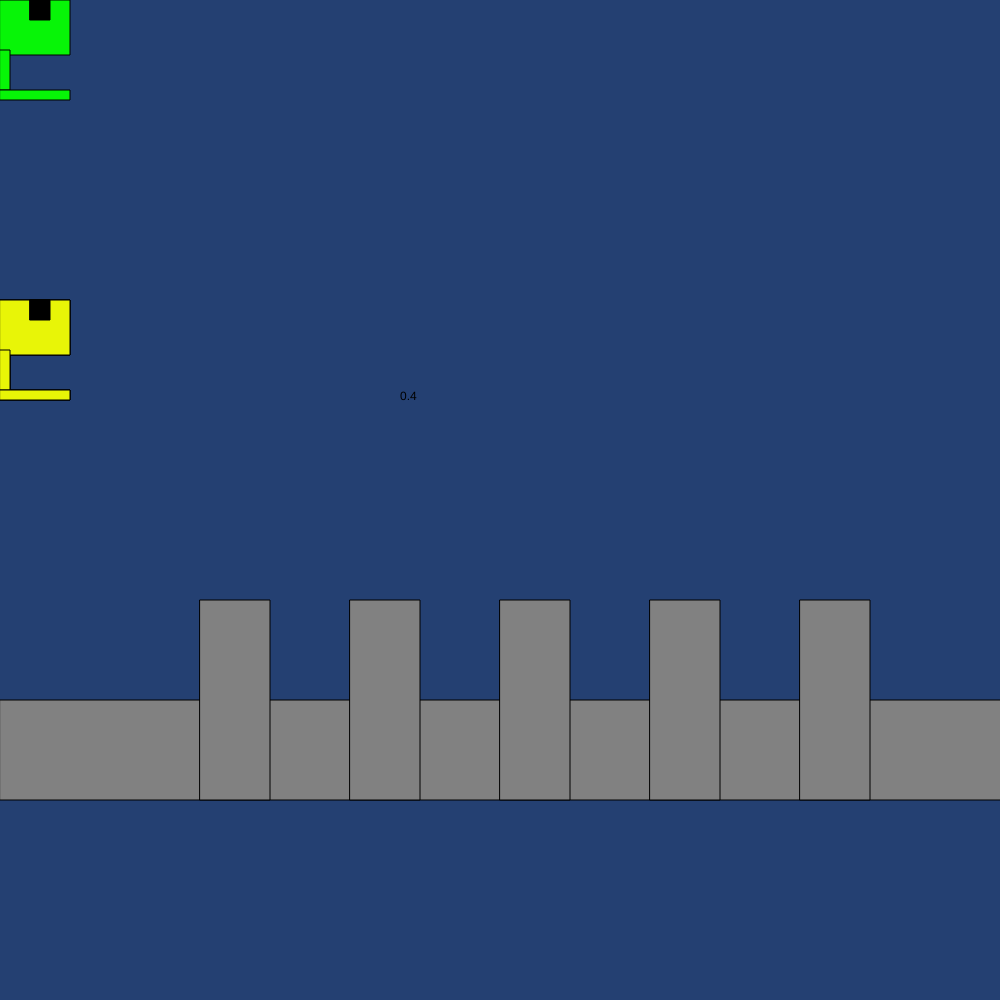
Frame 1 (no input)
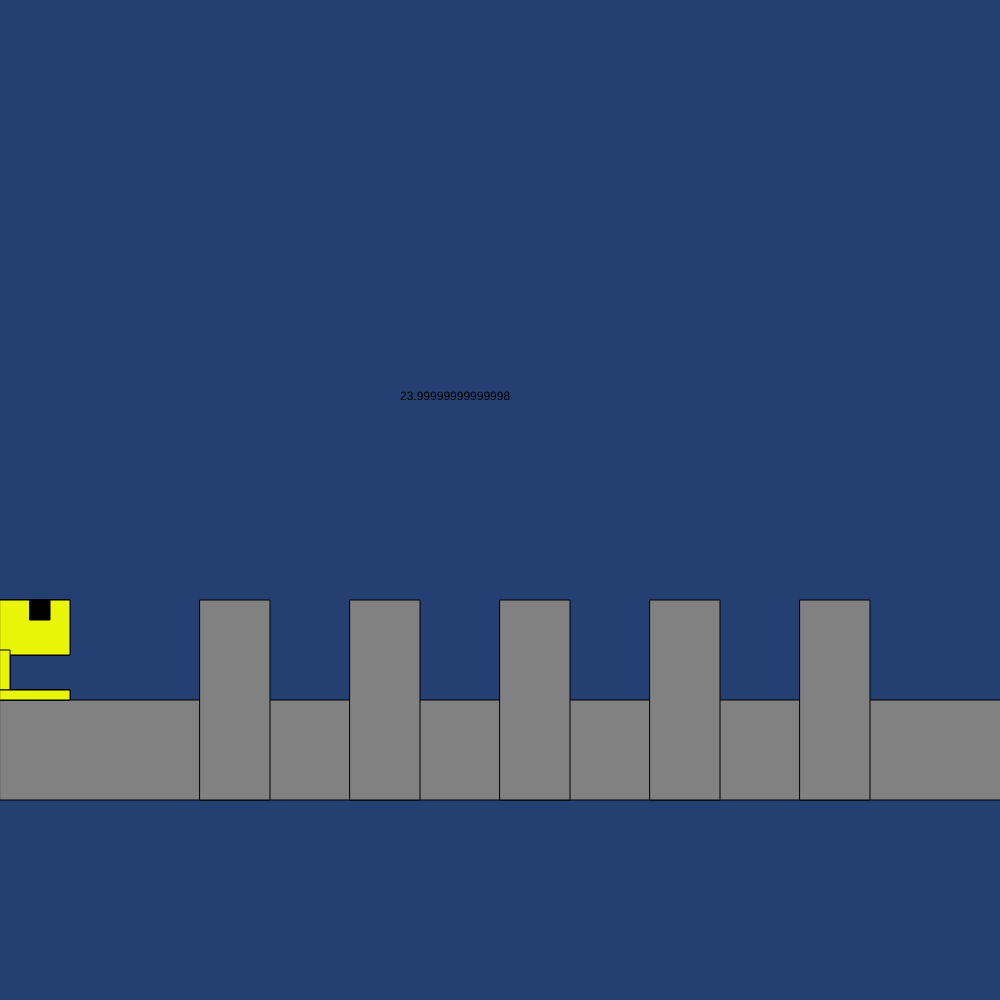
Frame 60 (no input)
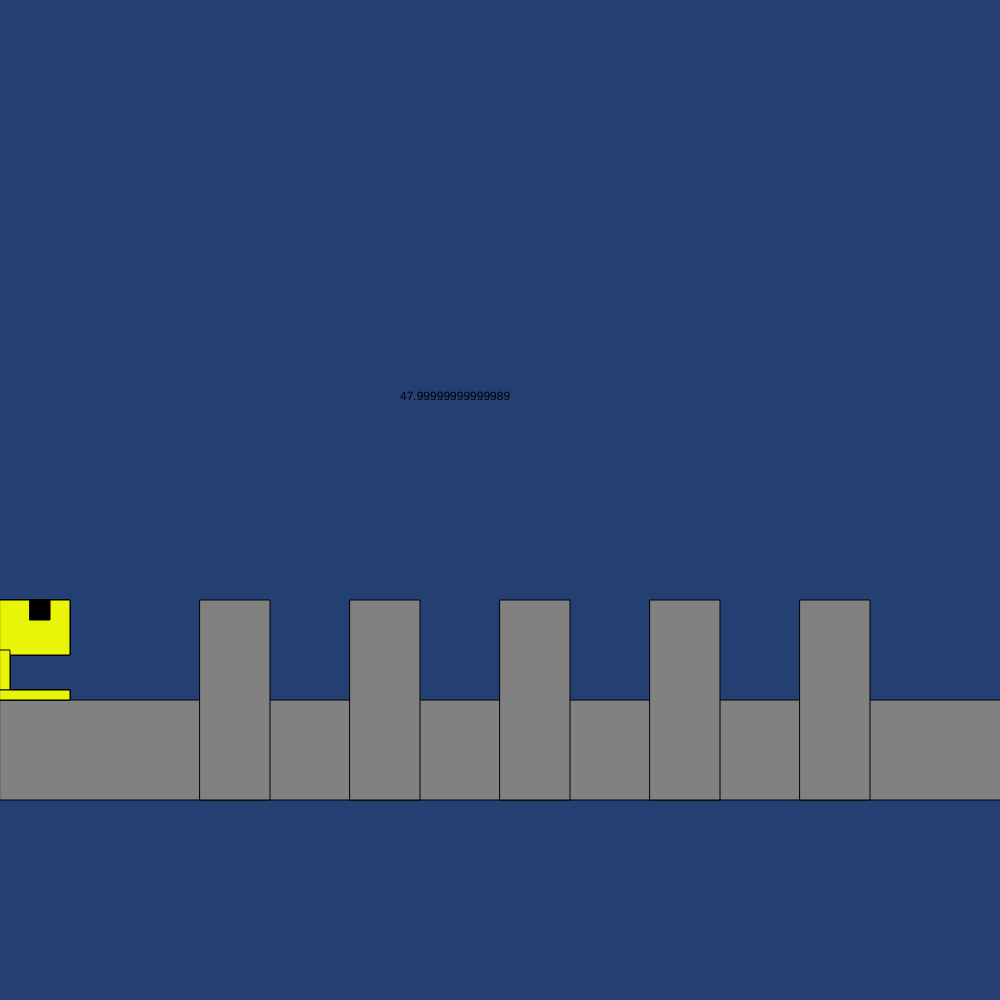
Frame 120 (the mouse pressed at the canvas centre since frame 60)

The p5.js sketch that drew these frames (run headless with seeded random() and noise() and a simulated clock; from frame 60 on, the mouse is pressed at the canvas centre):

// p5.js sketch
// ── sketch.js
var p1x = 0;
var p1y = 0;
var deltax = 0;
var deltay = 0;
var p2x = 0;
var p2y = 0;
var delta2x = 0;
var delta2y = 0;
var p3x = 0;
var p3y = 0;
var delta3x = 0;
var delta3y = 0;
var p4x = 0;
var p4y = 0;
var delta4x = 0;
var delta4y = 0;

function setup() {
  createCanvas(1000, 1000);
}

function draw() {
  background("rgb(36,64,114)");
  fill("rgb(7,245,7)");
  drawPlayer(p1x, p1y, 70, 100);
  p1x = p1x + deltax;
  p1y = p1y + deltay;

  deltay = deltay + 0.4;
  if (p1y > 600) {
    p1y = 600;
  }
  if (p1y < 300) {
    p1y = 300;
  }
  if (p1x < 0) {
    p1x = 0;
  }

  delta2y = delta2y + 0.4;
  if (p2y > 600) {
    p2y = 600;
  }
  if (p2y < 300) {
    p2y = 300;
  }
  if (p2x < 0) {
    p2x = 0;
  }

  delta3y = delta3y + 0.4;
  if (p3y > 600) {
    p3y = 600;
  }
  if (p3y < 300) {
    p3y = 300;
  }
  if (p3x < 0) {
    p3x = 0;
  }

  delta4y = delta4y + 0.4;
  if (p4y > 600) {
    p4y = 600;
  }
  if (p4y < 300) {
    p4y = 300;
  }
  if (p4x < 0) {
    p4x = 0;
  }

  text(delta4y, 400, 400);

  fill("rgb(129,129,129)");
  rect(0, 700, 4000, 100);
  rect(200, 600, 70, 200);
  rect(350, 600, 70, 200);
  rect(500, 600, 70, 200);
  rect(650, 600, 70, 200);
  rect(800, 600, 70, 200);

  fill("rgb(245,7,7)");
  drawPlayer(p3x, p3y, 70, 100);
  p3x = p3x + delta3x;
  p3y = p3y + delta3y;
  fill("rgb(30,7,245)");
  drawPlayer(p4x, p4y, 70, 100);
  p4x = p4x + delta4x;
  p4y = p4y + delta4y;
  fill("rgb(232,245,7)");
  drawPlayer(p2x, p2y, 70, 100);
  p2x = p2x + delta2x;
  p2y = p2y + delta2y;

  // player 1 platformes
  if (p1x + 70 > 200 && p1x < 200 + 70 && p1y < 610 && p1y > 500) {
    p1y = 500;
  }
  if (p1x + 70 > 350 && p1x < 350 + 70 && p1y < 610 && p1y > 500) {
    p1y = 500;
  }
  if (p1x + 70 > 500 && p1x < 500 + 70 && p1y < 610 && p1y > 500) {
    p1y = 500;
  }
  if (p1x + 70 > 650 && p1x < 650 + 70 && p1y < 610 && p1y > 500) {
    p1y = 500;
  }
  if (p1x + 70 > 800 && p1x < 800 + 70 && p1y < 610 && p1y > 500) {
    p1y = 500;
  }

  if (p1x + 70 > 270 && p1x < 350 && p1y < 610 && p1y > 500) {
      p1x = 0;}
     
    
  

  // player 2 platforme
  if (p2x + 70 > 200 && p2x < 200 + 70 && p2y < 610 && p2y > 500) {
    p2y = 500;
  }
  if (p2x + 70 > 350 && p2x < 350 + 70 && p2y < 610 && p2y > 500) {
    p2y = 500;
  }
  if (p2x + 70 > 500 && p2x < 500 + 70 && p2y < 610 && p2y > 500) {
    p2y = 500;
  }
  if (p2x + 70 > 650 && p2x < 650 + 70 && p2y < 610 && p2y > 500) {
    p2y = 500;
  }
  if (p2x + 70 > 800 && p2x < 800 + 70 && p2y < 610 && p2y > 500) {
    p2y = 500;
  }

  // player 3 platforme
  if (p3x + 70 > 200 && p3x < 200 + 70 && p3y < 610 && p3y > 500) {
    p3y = 500;
  }
  if (p3x + 70 > 350 && p3x < 350 + 70 && p3y < 610 && p3y > 500) {
    p3y = 500;
  }
  if (p3x + 70 > 500 && p3x < 500 + 70 && p3y < 610 && p3y > 500) {
    p3y = 500;
  }
  if (p3x + 70 > 650 && p3x < 650 + 70 && p3y < 610 && p3y > 500) {
    p3y = 500;
  }
  if (p3x + 70 > 800 && p3x < 800 + 70 && p3y < 610 && p3y > 500) {
    p3y = 500;
  }
  // player 4 platforme
  if (p4x + 70 > 200 && p4x < 200 + 70 && p4y < 610 && p4y > 500) {
    p4y = 500;
  }
  if (p4x + 70 > 350 && p4x < 350 + 70 && p4y < 610 && p4y > 500) {
    p4y = 500;
  }
  if (p4x + 70 > 500 && p4x < 500 + 70 && p4y < 610 && p4y > 500) {
    p4y = 500;
  }
  if (p4x + 70 > 650 && p4x < 650 + 70 && p4y < 610 && p4y > 500) {
    p4y = 500;
  }
  if (p4x + 70 > 800 && p4x < 800 + 70 && p4y < 610 && p4y > 500) {
    p4y = 500;
  }
}

function keyPressed() {
  if (keyCode === RIGHT_ARROW) {
    deltax = 3;
  }
  if (keyCode === LEFT_ARROW) {
    deltax = -3;
  }
  if (keyCode === UP_ARROW && deltay > 7) {
    deltay = -10;
  }

  if (key === "l") {
    delta2x = 3;
  }
  if (key === "j") {
    delta2x = -3;
  }
  if (key === "i" && delta2y > 7) {
    delta2y = -10;
  }

  if (key === "d") {
    delta3x = 3;
  }
  if (key === "a") {
    delta3x = -3;
  }
  if (key === "w" && delta3y > 7) {
    delta3y = -10;
  }

  if (key === "h") {
    delta4x = 3;
  }
  if (key === "f") {
    delta4x = -3;
  }
  if (key === "t" && delta4y > 7) {
    delta4y = -10;
  }
}

function keyReleased() {
  if (keyCode === RIGHT_ARROW) {
    deltax = 0;
  }

  if (keyCode === LEFT_ARROW) {
    deltax = -0;
  }

  if (keyCode === UP_ARROW) {
    deltay = -0;
  }

  if (key === "l") {
    delta2x = 0;
  }
  if (key === "j") {
    delta2x = -0;
  }
  if (key === "i") {
    delta2y = -0;
  }

  if (key === "d") {
    delta3x = 0;
  }
  if (key === "a") {
    delta3x = -0;
  }
  if (key === "w") {
    delta3y = -0;
  }

  if (key === "h") {
    delta4x = 0;
  }
  if (key === "f") {
    delta4x = 0;
  }
  if (key === "t") {
    delta4y = 0;
  }
}

function drawPlayer(x, y) {
  rect(x, y, 70, 55);
  rect(x, y + 50, 10, 40);
  rect(x, y + 90, 70, 10);
  fill("black");
  rect(x + 30, y, 20, 20);
}
